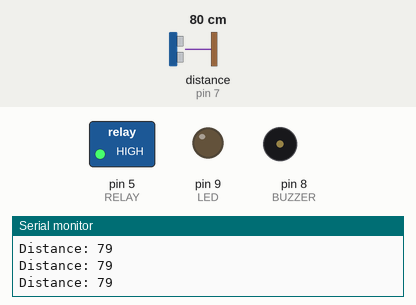
The sketch below on a simulated Arduino Uno, built with avr-gcc and run on an emulated ATmega328P. On the bench: switched loads named in the sketch (green lamp = pin HIGH), output pins drawn as LEDs (lit = HIGH), buzzer (waves = sounding, pin HIGH), the last lines printed to the serial monitor. The test bench sets the inputs (shaded band); at power-on: distance to the obstacle (sensor on pin 7) 80 cm. The echo pulse lasts 58.3 µs per cm; random numbers use the default seed unless the sketch sets one; the modem accepts every AT command (registered, SIM ready, sends succeed) and sends nothing else; pins used as bus, display or sensor lines are not drawn.

Above: at 13.7 s.
13.8 s: distance to the obstacle (sensor on pin 7) set to 34 cm
15.3 s: distance to the obstacle (sensor on pin 7) set to 28 cm
At 16.6 s:
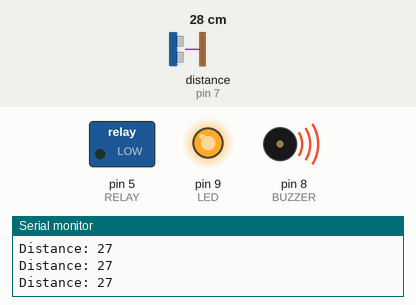
16.9 s: distance to the obstacle (sensor on pin 7) set to 35 cm
At 17.4 s:
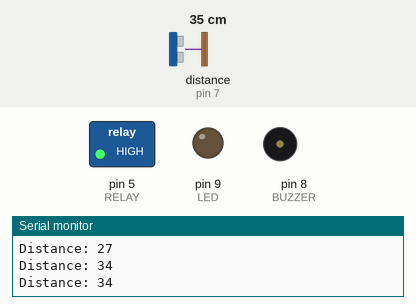
18.5 s: distance to the obstacle (sensor on pin 7) set to 2 cm
At 19.3 s:
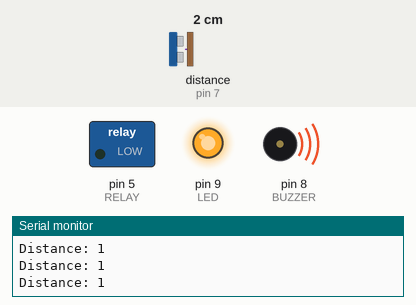
Timing chart, 0 to 21.1 s (numbered marks = the images above; inputs shaded):
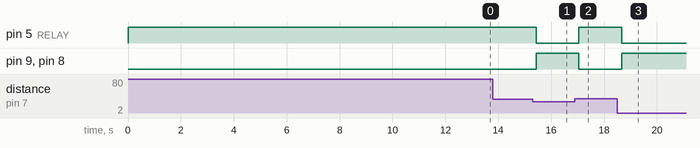

Measured:
- the behaviour switches between 31 and 30 cm on distance to the obstacle (sensor on pin 7) (found by bisection; images 0 and 1)
- after the input at 15.3 s, pin 5 (RELAY): HIGH → LOW after 0.13 s; pin 9 (LED), pin 8 (BUZZER): LOW → HIGH after 0.13 s
- after the input at 16.9 s, pin 5 (RELAY): LOW → HIGH after 0.15 s; pin 9 (LED), pin 8 (BUZZER): HIGH → LOW after 0.15 s
- after the input at 18.5 s, pin 5 (RELAY): HIGH → LOW after 0.17 s; pin 9 (LED), pin 8 (BUZZER): LOW → HIGH after 0.17 s

The sketch:

blindstick_samburu_2.ino
```cpp
#include <SoftwareSerial.h>

#define TRIG 6
#define ECHO 7
#define RELAY 5
#define BUZZER 8
#define LED 9

SoftwareSerial gsm(3,4); // RX, TX

long duration;
int distance;

unsigned long lastSMS = 0;
const unsigned long smsInterval = 120000; // 2 minutes

String phoneNumber = "+254718992360";

//================ RANDOM LOCATION FUNCTION ================//
String generateRandomLocation()
{
  float latitude  = -4.5 + (random(0, 8000) / 1000.0);
  float longitude = 33.5 + (random(0, 8000) / 1000.0);

  String loc = String(latitude, 6);
  loc += ", ";
  loc += String(longitude, 6);
  return loc;
}

//================ GSM SMS FUNCTION ================//
void sendSMS(String message)
{
  gsm.println("AT+CMGF=1");
  delay(1000);
  gsm.println("AT+CMGS=\"" + phoneNumber + "\"");
  delay(1000);
  gsm.print(message);
  delay(500);
  gsm.write(26);
  delay(5000);
}

//================ ULTRASONIC FUNCTION ================//
int getDistance()
{
  digitalWrite(TRIG, LOW);
  delayMicroseconds(2);
  digitalWrite(TRIG, HIGH);
  delayMicroseconds(10);
  digitalWrite(TRIG, LOW);

  duration = pulseIn(ECHO, HIGH);
  distance = duration * 0.034 / 2;
  return distance;
}

//================ SETUP ================//
void setup()
{
  pinMode(TRIG, OUTPUT);
  pinMode(ECHO, INPUT);
  pinMode(RELAY, OUTPUT);
  pinMode(BUZZER, OUTPUT);
  pinMode(LED, OUTPUT);

  digitalWrite(RELAY, HIGH); // relay OFF (active LOW)
  digitalWrite(BUZZER, LOW);
  digitalWrite(LED, LOW);

  Serial.begin(9600);
  gsm.begin(9600);

  randomSeed(analogRead(A0));

  delay(5000);
  sendSMS("Blind stick activated and working.");
}

//================ LOOP ================//
void loop()
{
  int dist = getDistance();
  Serial.print("Distance: ");
  Serial.println(dist);

  // 🚨 OBSTACLE ALERT (<30cm)
  if(dist > 0 && dist < 30)
  {
    digitalWrite(RELAY, LOW);    // RELAY ON (inverted)
    digitalWrite(BUZZER, HIGH);
    digitalWrite(LED, HIGH);
  }
  else
  {
    digitalWrite(RELAY, HIGH);   // RELAY OFF (inverted)
    digitalWrite(BUZZER, LOW);
    digitalWrite(LED, LOW);
  }

  // 📩 SMS EVERY 2 MINUTES
  if(millis() - lastSMS > smsInterval)
  {
    lastSMS = millis();

    String msg = "Blind stick update\n";
    msg += "Distance: " + String(dist) + " cm\n";
    msg += "Location: " + generateRandomLocation();

    sendSMS(msg);
  }

  delay(200);
}
```
